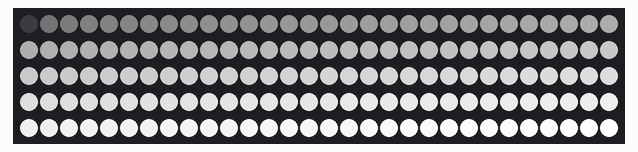
A sketch run on a simulated Arduino Uno, built with avr-gcc and run on an emulated ATmega328P. On the bench: 150 RGB LEDs in strip order, left to right, continuing on the next row.

Above: at 0.6 s.

The sketch:

APA102_Demo.ino
```cpp
#include <Arduino.h>
#include <FastLED.h>
#include <lib8tion.h>

//#define NUM_LEDS  300
//#define COLOR_ORDER RGB
#define NUM_LEDS  150
#define COLOR_ORDER RGB

#define STRIP_DATA_PIN 13
#define STRIP_CLOCK_PIN 11

CRGB leds[NUM_LEDS] = {0};     // Software gamma mode.

void setup() {
    delay(500); // power-up safety delay
    // Two strips of LEDs, one in HD mode, one in software gamma mode.
    FastLED.addLeds<APA102,
                    STRIP_DATA_PIN,
                    STRIP_CLOCK_PIN,
                    COLOR_ORDER>(leds, NUM_LEDS);
}

uint8_t wrap_8bit(int i) {
    // Modulo % operator here wraps a large "i" so that it is
    // always in [0, 255] range when returned. For example, if
    // "i" is 256, then this will return 0. If "i" is 257,
    // then this will return 1. No matter how big the "i" is, the
    // output range will always be [0, 255]
    return i % 128;
}

void loop() {
    // Draw a linear ramp of brightnesses to showcase the difference between
    // the HD and non-HD mode.
    for (int i = 0; i < NUM_LEDS; i++) {
        uint8_t brightness = map(i, 0, NUM_LEDS - 1, 0, 255);
        CRGB c(brightness, brightness, brightness);  // Just make a shade of white.
        leds[i] = c;
    }
    FastLED.show();  // All LEDs are now displayed.
    delay(8);  // Wait 8 milliseconds until the next frame.
}
```
